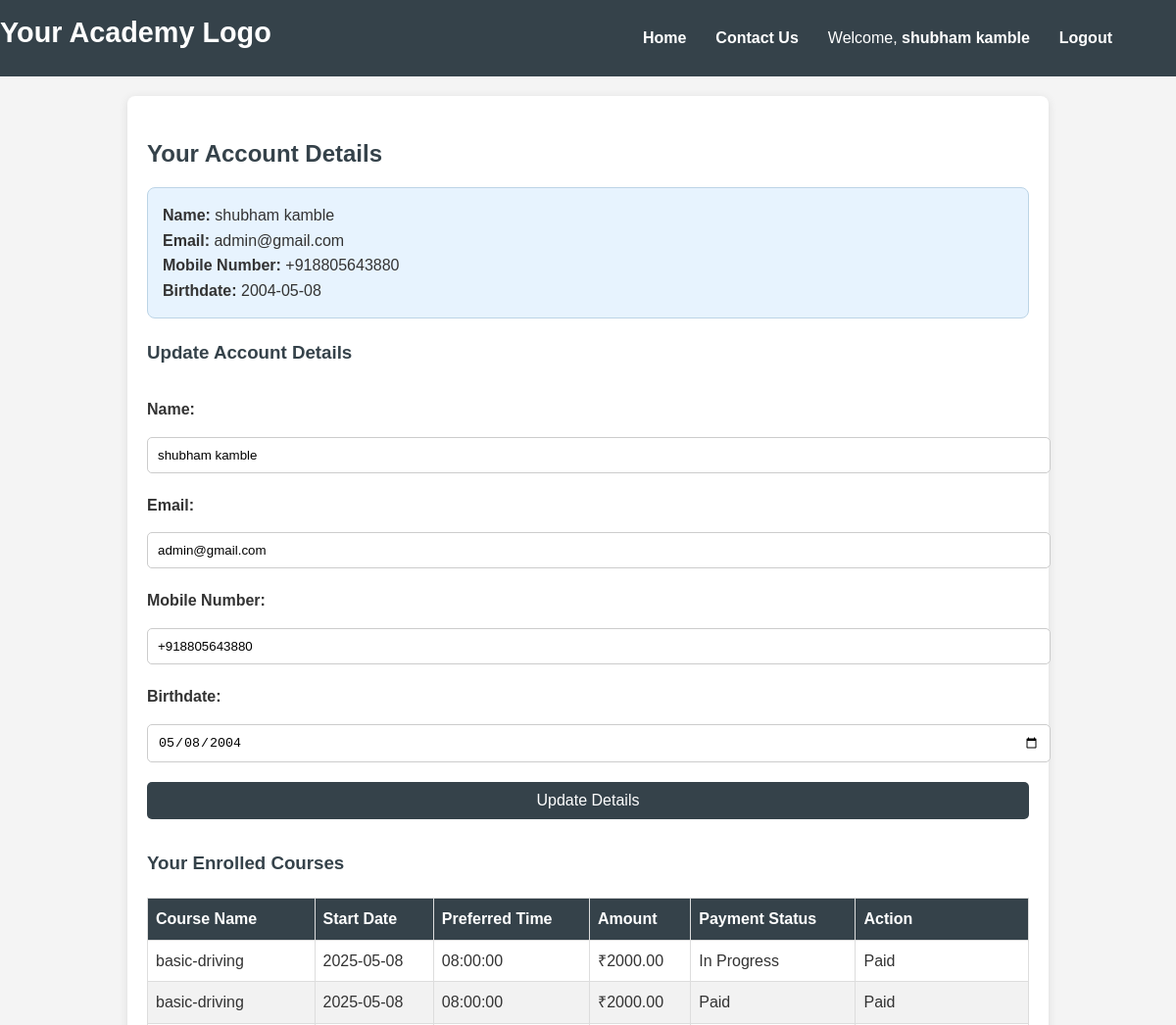
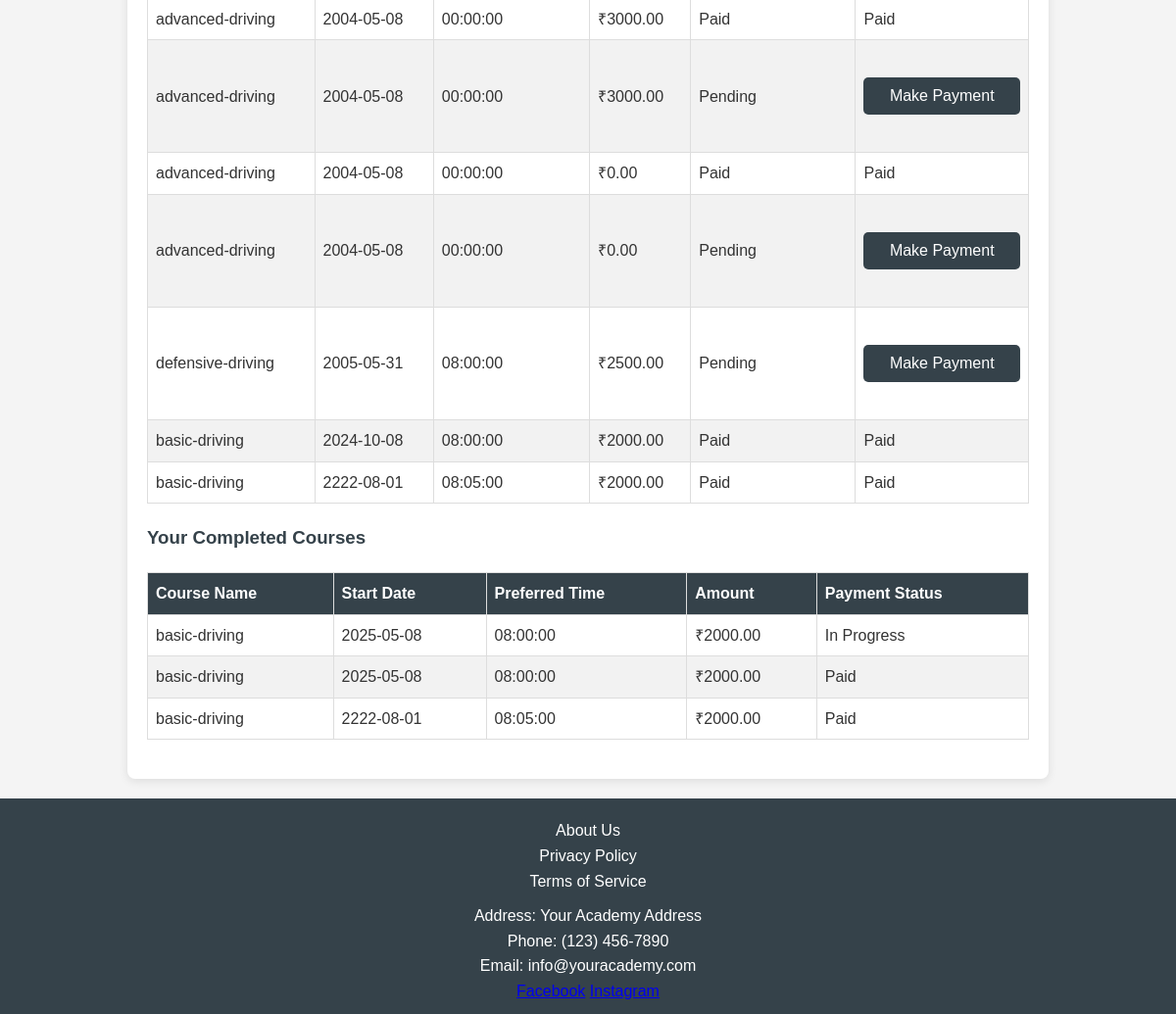
The page /account_details.php (signed in) on the database its author committed (2 pictures, top to bottom).
### tables this page shows
CREATE TABLE `users` (
  `id` int(11) NOT NULL,
  `name` varchar(100) NOT NULL,
  `email` varchar(100) NOT NULL,
  `password` varchar(255) NOT NULL,
  `created_at` timestamp NOT NULL DEFAULT current_timestamp(),
  `mobile_no` varchar(15) DEFAULT NULL,
  `birthdate` date DEFAULT NULL,
  `role` enum('admin','instructor','user') DEFAULT 'user'
);

CREATE TABLE `enrollments` (
  `id` int(11) NOT NULL,
  `user_email` varchar(255) NOT NULL,
  `course` varchar(255) NOT NULL,
  `start_date` date NOT NULL,
  `preferred_time` time NOT NULL,
  `enrollment_date` date NOT NULL,
  `amount` decimal(10,2) NOT NULL,
  `payment_status` varchar(20) NOT NULL DEFAULT 'Pending',
  `status` enum('Not Started Yet','In Progress','Completed') NOT NULL DEFAULT 'Not Started Yet'
);

### account_details.php (the view, shortened to what this page needs)
<?php
require 'db_connection.php';
$user_email = $_SESSION['user_email'];
$sql = "SELECT * FROM users WHERE email = ?";
$stmt = $conn->prepare($sql);
$stmt->bind_param("s", $user_email);
$stmt->execute();
$result = $stmt->get_result();
if ($result->num_rows === 1) {
    $user = $result->fetch_assoc();
} else {
    session_unset();
    session_destroy();
    header("Location: login.html");
    exit();
}
$sql_enrollments = "SELECT id, course, start_date, preferred_time, amount, payment_status FROM enrollments WHERE user_email = ?";
$stmt_enrollments = $conn->prepare($sql_enrollments);
$stmt_enrollments->bind_param("s", $user_email);
$stmt_enrollments->execute();
$result_enrollments = $stmt_enrollments->get_result();
$sql_completed = "SELECT id, course, start_date, preferred_time, amount, payment_status FROM enrollments WHERE user_email = ? AND status = 'Completed'";
$stmt_completed = $conn->prepare($sql_completed);
if ($stmt_completed) {
    $stmt_completed->bind_param("s", $user_email);
    $stmt_completed->execute();
    $result_completed = $stmt_completed->get_result();
} else {
    echo "Error preparing statement: " . $conn->error;
    $result_completed = null;
}
?>
<!DOCTYPE html>
<html lang="en">
<head>
    <link rel="stylesheet" href="style.css">
</head>
<body>
    <header>
        <div class="logo">Your Academy Logo</div>
        <nav>
            <ul>
                <li><a href="index.php">Home</a></li>
                <li><a href="#">Contact Us</a></li>
                <li>Welcome, <a href="account_details.php" style="color: inherit; text-decoration: none;"><?php echo htmlspecialchars($user['name']); ?></a></li>
                <li><a href="logout.php">Logout</a></li>
            </ul>
        </nav>
    </header>
    <main>
        <h2>Your Account Details</h2>
        <div class="account-details">
            <p><strong>Name:</strong> <?php echo htmlspecialchars($user['name']); ?></p>
            <p><strong>Email:</strong> <?php echo htmlspecialchars($user['email']); ?></p>
            <p><strong>Mobile Number:</strong> <?php echo htmlspecialchars($user['mobile_no']); ?></p>
            <p><strong>Birthdate:</strong> <?php echo htmlspecialchars($user['birthdate']); ?></p>
        </div>
        <h3>Update Account Details</h3>
        <form action="update_account.php" method="POST">
            <label for="name">Name:</label>
            <input type="text" id="name" name="name" value="<?php echo htmlspecialchars($user['name']); ?>" required>
            <label for="email">Email:</label>
            <input type="email" id="email" name="email" value="<?php echo htmlspecialchars($user['email']); ?>" required>
            <label for="mobile_no">Mobile Number:</label>
            <input type="text" id="mobile_no" name="mobile_no" value="<?php echo htmlspecialchars($user['mobile_no']); ?>" required>
            <label for="birthdate">Birthdate:</label>
            <input type="date" id="birthdate" name="birthdate" value="<?php echo htmlspecialchars($user['birthdate']); ?>" required>
            <button type="submit">Update Details</button>
        </form>
        <h3>Your Enrolled Courses</h3>
        <?php if ($result_enrollments->num_rows > 0): ?>
            <table>
                <thead>
                    <tr>
                        <th>Course Name</th>
                        <th>Start Date</th>
                        <th>Preferred Time</th>
                        <th>Amount</th>
                        <th>Payment Status</th>
                        <th>Action</th>
                    </tr>
                </thead>
                <tbody>
                    <?php while ($enrollment = $result_enrollments->fetch_assoc()): ?>
                        <tr>
                            <td><?php echo htmlspecialchars($enrollment['course']); ?></td>
                            <td><?php echo htmlspecialchars($enrollment['start_date']); ?></td>
                            <td><?php echo htmlspecialchars($enrollment['preferred_time']); ?></td>
                            <td>₹<?php echo htmlspecialchars($enrollment['amount']); ?></td>
                            <td><?php echo htmlspecialchars($enrollment['payment_status']); ?></td>
                            <td>
                                <?php if ($enrollment['payment_status'] == 'Pending'): ?>
                                    <form action="make_payment.php" method="POST">
                                        <button type="submit">Make Payment</button>
                                    </form>
                                <?php else: ?>
                                    <span>Paid</span>
                                <?php endif; ?>
                            </td>
                        </tr>
                    <?php endwhile; ?>
                </tbody>
            </table>
        <?php else: ?>
            <p>You have not enrolled in any courses yet.</p>
        <?php endif; ?>
         <h3>Your Completed Courses</h3>
        <?php if ($result_completed->num_rows > 0): ?>
            <table>
                <thead>
                    <tr>
                        <th>Course Name</th>
                        <th>Start Date</th>
                        <th>Preferred Time</th>
                        <th>Amount</th>
                        <th>Payment Status</th>
                    </tr>
                </thead>
                <tbody>
                    <?php while ($completed = $result_completed->fetch_assoc()): ?>
                        <tr>
                            <td><?php echo htmlspecialchars($completed['course']); ?></td>
                            <td><?php echo htmlspecialchars($completed['start_date']); ?></td>
                            <td><?php echo htmlspecialchars($completed['preferred_time']); ?></td>
                            <td>₹<?php echo htmlspecialchars($completed['amount']); ?></td>
                            <td><?php echo htmlspecialchars($completed['payment_status']); ?></td>
                        </tr>
                    <?php endwhile; ?>
                </tbody>
            </table>
        <?php else: ?>
            <p>You have no completed courses yet.</p>
        <?php endif; ?>
    </main>
    <footer>
        <div class="footer-links">
            <a href="#">About Us</a>
            <a href="#">Privacy Policy</a>
            <a href="#">Terms of Service</a>
        </div>
        <div class="contact-info">
            <p>Address: Your Academy Address</p>
            <p>Phone: (123) 456-7890</p>
            <p>Email: info@youracademy.com</p>
        </div>
        <div class="social-media">
            <a href="#">Facebook</a>
            <a href="#">Instagram</a>
        </div>
    </footer>
</body>
</html>

### style.css (style rules this page uses)
nav ul { list-style-type: none; margin-right: 50px; }
nav ul li { display: inline; margin: 0 15px; }
footer { background-color: #004b87; color: white; padding: 20px; text-align: center; }
body { font-family: Arial, sans-serif; margin: 0; padding: 0; }
header { display: flex; justify-content: space-between; background-color: #004b87; color: white; padding: 15px 20px; }
nav ul { list-style-type: none; display: flex; flex-wrap: wrap; }
nav ul li { margin: 0 15px; }
main { padding: 20px; max-width: 800px; margin: auto; }
form { display: flex; flex-direction: column; }
label { margin: 10px 0 5px; }
input { padding: 10px; margin-bottom: 15px; border: 1px solid #ccc; border-radius: 5px; }
button { background-color: #004b87; color: white; padding: 10px; border: none; border-radius: 5px; cursor: pointer; }
.footer-links a { display: block; margin: 5px 0; }
form { margin: 20px 0; }
label { display: block; margin: 10px 0 5px; }
input[type="text"], input[type="date"], input[type="time"], select { width: 100%; padding: 10px; margin-bottom: 15px; border: 1px solid #ccc; border-radius: 4px; }
button { background-color: #007bff; color: white; padding: 10px 15px; border: none; border-radius: 4px; cursor: pointer; font-size: 16px; transition: background-color 0.3s ease; }
body, h1, h2, p { margin: 0; padding: 0; font-family: Arial, sans-serif; }
body { background-color: #f4f4f4; color: #333; line-height: 1.6; }
header { background: #35424a; color: #ffffff; padding: 15px 20px; text-align: center; }
header .logo { font-size: 24px; font-weight: bold; }
nav ul { list-style: none; padding: 0; }
nav ul li a { color: #ffffff; text-decoration: none; font-weight: bold; }
main { max-width: 800px; margin: 20px auto; padding: 20px; background: #ffffff; border-radius: 8px; box-shadow: 0 2px 10px rgba(0, 0, 0, 0.1); }
label { margin: 10px 0 5px; font-weight: bold; }
input[type="date"], input[type="time"], select { padding: 10px; border: 1px solid #ccc; border-radius: 5px; margin-bottom: 15px; }
button { padding: 10px; background-color: #35424a; color: #ffffff; border: none; border-radius: 5px; cursor: pointer; font-size: 16px; }
footer { background: #35424a; color: #ffffff; text-align: center; padding: 15px 0; position: relative; bottom: 0; width: 100%; }
.footer-links { margin: 10px 0; }
.footer-links a { color: #ffffff; text-decoration: none; margin: 0 10px; }
header { background: #35424a; color: #fff; padding: 10px 20px; text-align: center; }
main { max-width: 600px; margin: 20px auto; padding: 20px; background: #fff; border-radius: 8px; box-shadow: 0 2px 10px rgba(0, 0, 0, 0.1); }
h2 { font-size: 1.5em; margin-bottom: 15px; }
button { padding: 10px; margin: 10px 0; background-color: #333; color: white; border: none; border-radius: 5px; font-size: 1em; cursor: pointer; transition: background-color 0.3s; }
footer { text-align: center; margin-top: 20px; color: #ffffff; }

### account_details.php (style rules this page uses)
body { font-family: Arial, sans-serif; line-height: 1.6; margin: 0; padding: 0; background-color: #f4f4f4; }
header { background: #35424a; color: #ffffff; padding: 10px 0; text-align: center; }
header .logo { font-size: 1.8em; font-weight: bold; }
nav ul { list-style: none; padding: 0; }
nav ul li { display: inline; margin: 0 15px; }
nav a { color: #ffffff; text-decoration: none; font-weight: bold; }
main { max-width: 900px; margin: 20px auto; background: #ffffff; padding: 20px; border-radius: 8px; box-shadow: 0 2px 10px rgba(0, 0, 0, 0.1); }
h2, h3 { color: #35424a; margin-top: 20px; }
.account-details { background: #e7f3fe; border: 1px solid #bcd4e6; border-radius: 8px; padding: 15px; margin-bottom: 20px; }
input[type="text"], input[type="email"], input[type="date"], button { width: 100%; padding: 10px; margin: 10px 0; border: 1px solid #ccc; border-radius: 5px; }
button { background: #35424a; color: white; border: none; cursor: pointer; }
table { width: 100%; border-collapse: collapse; margin: 20px 0; }
th, td { border: 1px solid #dddddd; text-align: left; padding: 8px; }
th { background-color: #35424a; color: white; }
tr:nth-child(even) { background-color: #f2f2f2; }
footer { background: #35424a; color: white; text-align: center; padding: 10px 0; position: relative; bottom: 0; width: 100%; }
.footer-links a { color: white; margin: 0 10px; }

### rows shown on the page
users: name "shubham kamble", email "admin@gmail.com", mobile_no "+918805643880", birthdate "2004-05-08", birthdate "05/08/2004"
enrollments: course "basic-driving", start_date "2025-05-08", preferred_time "08:00:00", amount "2000.00", payment_status "In Progress", shows "Paid"
enrollments: course "basic-driving", start_date "2025-05-08", preferred_time "08:00:00", amount "2000.00", payment_status "Paid"
enrollments: course "advanced-driving", start_date "2004-05-08", preferred_time "00:00:00", amount "3000.00", payment_status "Paid"
enrollments: course "advanced-driving", start_date "2004-05-08", preferred_time "00:00:00", amount "3000.00", payment_status "Pending"
enrollments: course "advanced-driving", start_date "2004-05-08", preferred_time "00:00:00", amount "0.00", payment_status "Paid"
enrollments: course "advanced-driving", start_date "2004-05-08", preferred_time "00:00:00", amount "0.00", payment_status "Pending"
enrollments: course "defensive-driving", start_date "2005-05-31", preferred_time "08:00:00", amount "2500.00", payment_status "Pending"
enrollments: course "basic-driving", start_date "2024-10-08", preferred_time "08:00:00", amount "2000.00", payment_status "Paid"
enrollments: course "basic-driving", start_date "2222-08-01", preferred_time "08:05:00", amount "2000.00", payment_status "Paid"
